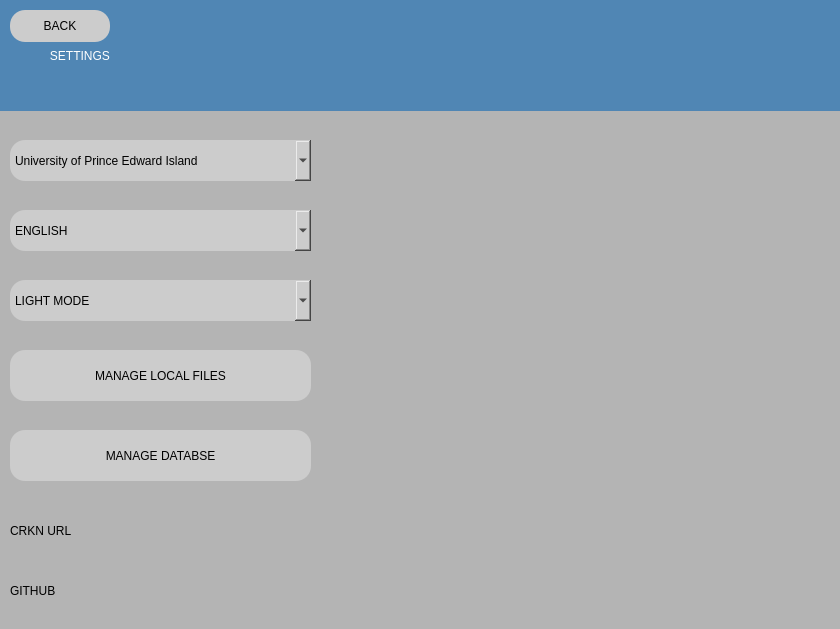
<?xml version="1.0" encoding="UTF-8"?>
<ui version="4.0">
 <class>Dialog</class>
 <widget class="QDialog" name="Dialog">
  <property name="geometry">
   <rect>
    <x>0</x>
    <y>0</y>
    <width>840</width>
    <height>629</height>
   </rect>
  </property>
  <property name="windowTitle">
   <string>Dialog</string>
  </property>
  <widget class="QWidget" name="uniselect" native="true">
   <property name="geometry">
    <rect>
     <x>0</x>
     <y>0</y>
     <width>841</width>
     <height>631</height>
    </rect>
   </property>
   <property name="styleSheet">
    <string notr="true">background-color: rgb(180, 180, 180);</string>
   </property>
   <widget class="QLabel" name="label">
    <property name="geometry">
     <rect>
      <x>0</x>
      <y>0</y>
      <width>841</width>
      <height>111</height>
     </rect>
    </property>
    <property name="styleSheet">
     <string notr="true">background-color:rgb(80, 134, 180);
font: 64pt &quot;Arial&quot;;
color: rgb(255, 255, 255);</string>
    </property>
    <property name="text">
     <string>               SETTINGS</string>
    </property>
   </widget>
   <widget class="QPushButton" name="back">
    <property name="geometry">
     <rect>
      <x>10</x>
      <y>10</y>
      <width>100</width>
      <height>32</height>
     </rect>
    </property>
    <property name="styleSheet">
     <string notr="true">background-color:rgb(204, 204, 204);
border-radius: 15px;
font: 14pt &quot;Arial&quot;;</string>
    </property>
    <property name="text">
     <string>BACK</string>
    </property>
   </widget>
   <widget class="QPushButton" name="localfileselect">
    <property name="geometry">
     <rect>
      <x>10</x>
      <y>350</y>
      <width>301</width>
      <height>51</height>
     </rect>
    </property>
    <property name="styleSheet">
     <string notr="true">background-color: rgb(204, 204, 204);
border-radius: 15px;
font: 16pt &quot;Arial&quot;;</string>
    </property>
    <property name="text">
     <string>MANAGE LOCAL FILES</string>
    </property>
   </widget>
   <widget class="QPushButton" name="databaseselect">
    <property name="geometry">
     <rect>
      <x>10</x>
      <y>430</y>
      <width>301</width>
      <height>51</height>
     </rect>
    </property>
    <property name="styleSheet">
     <string notr="true">background-color: rgb(204, 204, 204);
border-radius: 15px;
font: 16pt &quot;Arial&quot;;</string>
    </property>
    <property name="text">
     <string>MANAGE DATABSE</string>
    </property>
   </widget>
   <widget class="QComboBox" name="langselect">
    <property name="geometry">
     <rect>
      <x>10</x>
      <y>210</y>
      <width>301</width>
      <height>41</height>
     </rect>
    </property>
    <property name="styleSheet">
     <string notr="true">background-color: rgb(204, 204, 204);
border-radius: 15px;
font: 16pt &quot;Arial&quot;;
color: rgb(0, 0, 0)</string>
    </property>
    <item>
     <property name="text">
      <string>ENGLISH</string>
     </property>
    </item>
    <item>
     <property name="text">
      <string>FRENCH</string>
     </property>
    </item>
   </widget>
   <widget class="QComboBox" name="modeselect">
    <property name="geometry">
     <rect>
      <x>10</x>
      <y>280</y>
      <width>301</width>
      <height>41</height>
     </rect>
    </property>
    <property name="styleSheet">
     <string notr="true">background-color: rgb(204, 204, 204);
border-radius: 15px;
font: 16pt &quot;Arial&quot;;
color: rgb(0, 0, 0)</string>
    </property>
    <item>
     <property name="text">
      <string>LIGHT MODE</string>
     </property>
    </item>
    <item>
     <property name="text">
      <string>DARK MODE</string>
     </property>
    </item>
   </widget>
   <widget class="QComboBox" name="uniselect1">
    <property name="geometry">
     <rect>
      <x>10</x>
      <y>140</y>
      <width>301</width>
      <height>41</height>
     </rect>
    </property>
    <property name="styleSheet">
     <string notr="true">background-color: rgb(204, 204, 204);
border-radius: 15px;
font: 16pt &quot;Arial&quot;;
color: rgb(0, 0, 0);</string>
    </property>
    <item>
     <property name="text">
      <string>University of Prince Edward Island</string>
     </property>
    </item>
    <item>
     <property name="text">
      <string>Dalhousie University</string>
     </property>
    </item>
    <item>
     <property name="text">
      <string>New Item</string>
     </property>
    </item>
    <item>
     <property name="text">
      <string>New Item</string>
     </property>
    </item>
    <item>
     <property name="text">
      <string>New Item</string>
     </property>
    </item>
    <item>
     <property name="text">
      <string>New Item</string>
     </property>
    </item>
    <item>
     <property name="text">
      <string>New Item</string>
     </property>
    </item>
    <item>
     <property name="text">
      <string>New Item</string>
     </property>
    </item>
    <item>
     <property name="text">
      <string>New Item</string>
     </property>
    </item>
    <item>
     <property name="text">
      <string>New Item</string>
     </property>
    </item>
   </widget>
   <widget class="QLabel" name="crknselect">
    <property name="geometry">
     <rect>
      <x>10</x>
      <y>500</y>
      <width>211</width>
      <height>61</height>
     </rect>
    </property>
    <property name="styleSheet">
     <string notr="true">font: 16pt &quot;Arial&quot;;</string>
    </property>
    <property name="text">
     <string>CRKN URL</string>
    </property>
   </widget>
   <widget class="QLabel" name="githubselect">
    <property name="geometry">
     <rect>
      <x>10</x>
      <y>560</y>
      <width>171</width>
      <height>61</height>
     </rect>
    </property>
    <property name="styleSheet">
     <string notr="true">font: 16pt &quot;Arial&quot;;</string>
    </property>
    <property name="text">
     <string>GITHUB</string>
    </property>
   </widget>
  </widget>
 </widget>
 <resources/>
 <connections/>
</ui>
